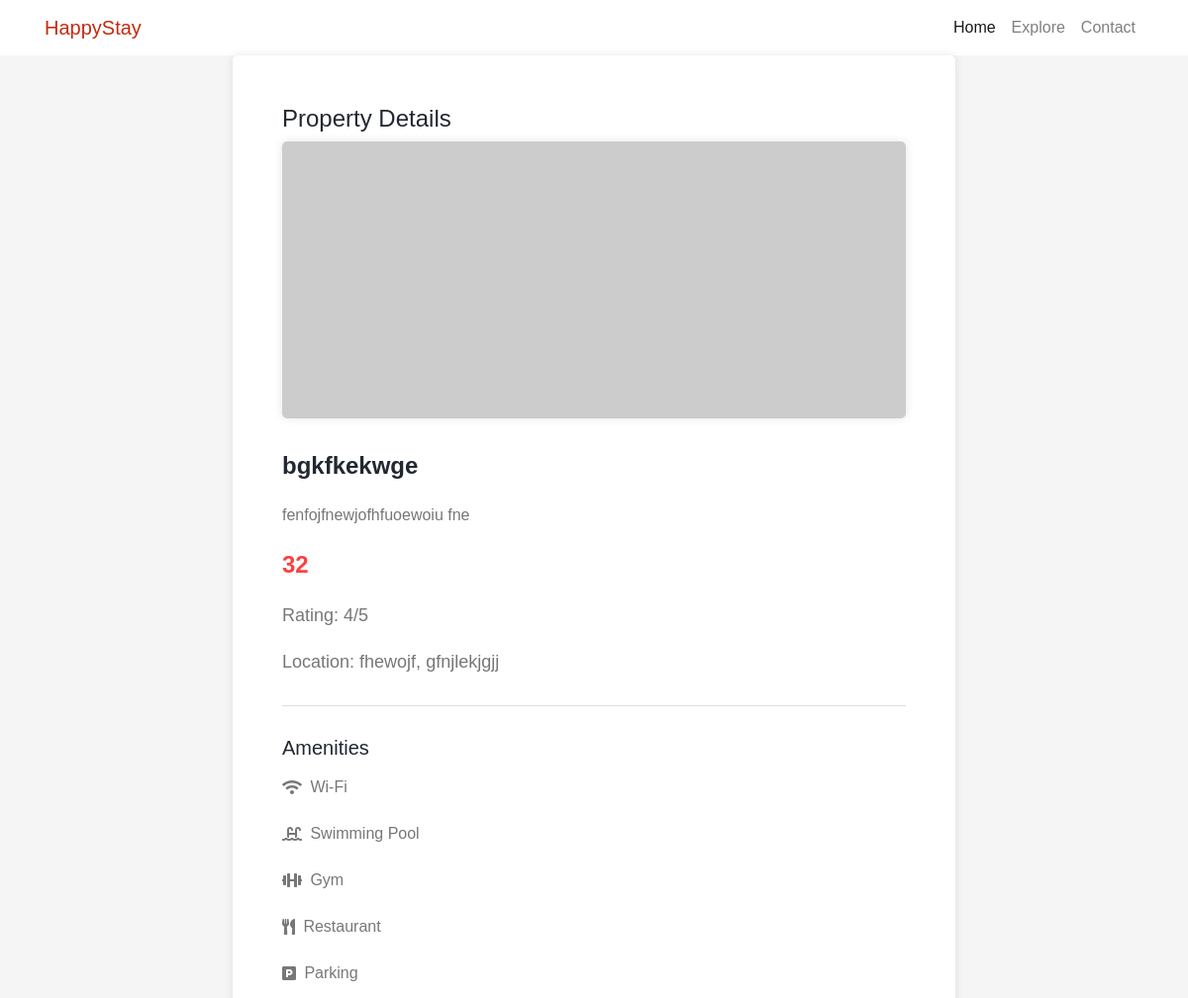
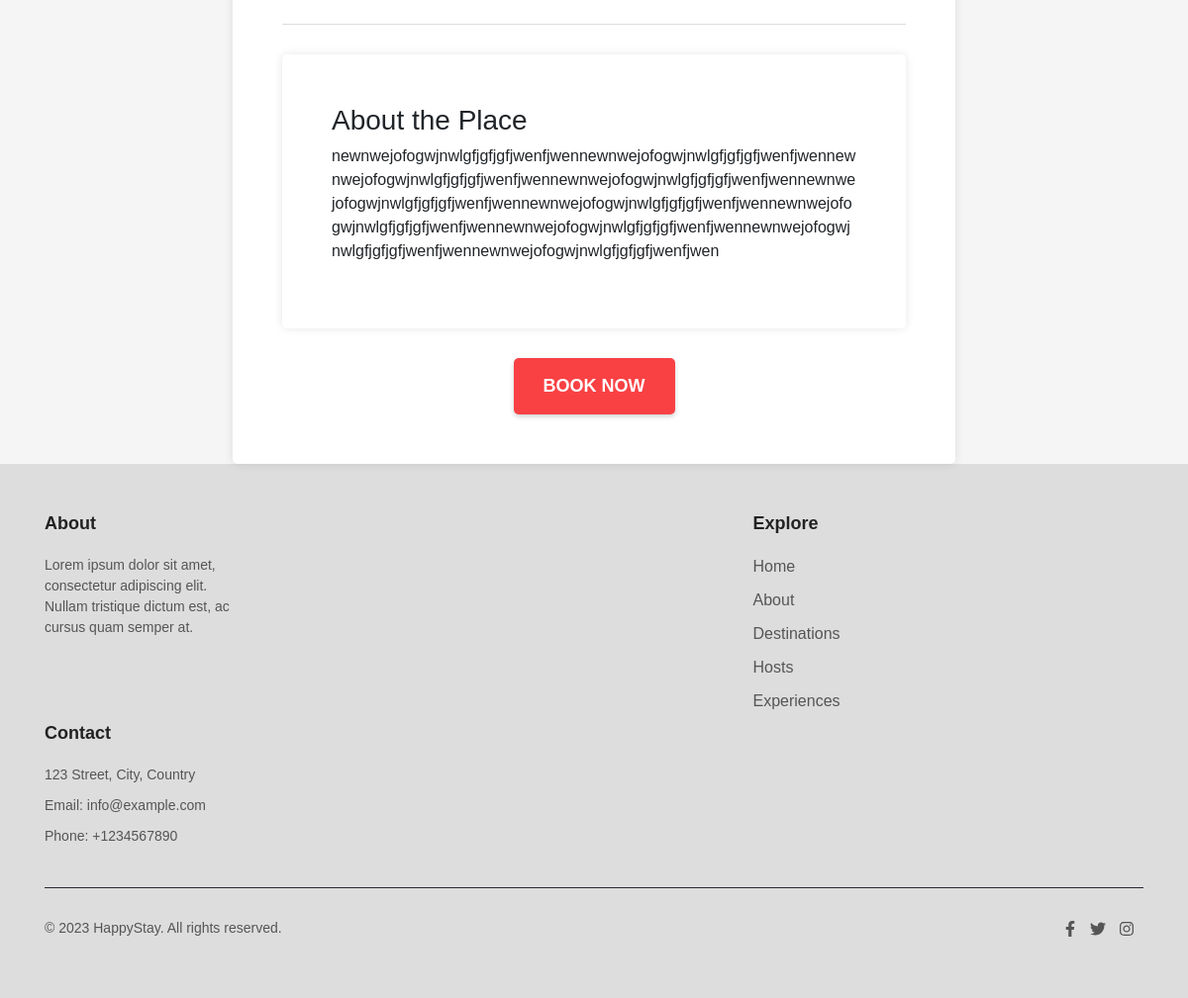
The page /explores/4 on the database its author committed (2 pictures, top to bottom).
### myapp/models.py (models this page shows)
class Explore(models.Model):
    name=models.CharField(max_length=20)
    description=models.CharField(max_length=100)
    rating=models.IntegerField()
    cost=models.CharField(max_length=20)
    city=models.CharField(max_length=20,default='')
    country=models.CharField(max_length=20,default='')
    about=models.CharField(max_length=500,default='')

### myapp/views.py (the view)
# urls.py: path('explores/<str:pk>',views.explore,name='explore'),
def explore(request,pk):
    explore_p=Explore.objects.get(id=pk)
    return render(request,'explore.html',{'explores':explore_p})

### templates/explore.html (shortened to what this page needs)
{% load static %}
<!DOCTYPE html>
<html>
<head>
    <link rel="stylesheet" href="https://stackpath.bootstrapcdn.com/bootstrap/4.5.0/css/bootstrap.min.css">
    <link rel="stylesheet" href="https://cdnjs.cloudflare.com/ajax/libs/font-awesome/5.15.3/css/all.min.css">
    <link rel="stylesheet" href="{% static 'explore.css' %}">
</head>
<body>
    <nav class="navbar navbar-expand-lg navbar-light bg-white">
        <div class="container">
            <a class="navbar-brand" href="#">HappyStay</a>
            <div class="collapse navbar-collapse" id="navbarNav">
                <ul class="navbar-nav ml-auto">
                    <li class="nav-item active">
                        <a class="nav-link" href="{% url 'home'%}">Home</a>
                    </li>
                    <li class="nav-item">
                        <a class="nav-link" href="{% url 'home' %}#goto">Explore</a>
                    </li>
                    <li class="nav-item">
                        <a class="nav-link" href="#">Contact</a>
                    </li>
                </ul>
            </div>
        </div>
    </nav>
    <div class="container">
        <div class="row justify-content-center">
            <div class="col-lg-8">
                <div class="property-details">
                    <h2>Property Details</h2>
                    <div class="image">
                        <img src="https://picsum.photos/900/400
                        " alt="Property Image">
                    </div>
                    <div class="title">{{explores.name}}</div>
                    <div class="description">
                        {{explores.description}}
                    </div>
                    <div class="price">{{explores.cost}}</div>
                    <div class="rating">Rating: {{explores.rating}}/5</div>
                    <div class="location">Location: {{explores.city}}, {{explores.country}}</div>
                    <hr>
                    <div class="amenities">
                        <h3>Amenities</h3>
                        <ul>
                            <li><i class="fas fa-wifi"></i>
                                <pre> </pre> Wi-Fi
                            </li>
                            <li><i class="fas fa-swimming-pool"></i>
                                <pre> </pre> Swimming Pool
                            </li>
                            <li><i class="fas fa-dumbbell"></i>
                                <pre> </pre> Gym
                            </li>
                            <li><i class="fas fa-utensils"></i>
                                <pre> </pre> Restaurant
                            </li>
                            <li><i class="fas fa-parking"></i>
                                <pre> </pre>Parking
                            </li>
                        </ul>
                    </div>
                    <hr>
                    <div class="property-details">
                        <h3>About the Place</h3>
                        <p class="break">
                            {{explores.about}}
                        </p>
                    </div>
                    <div class="button-container">
                        <a href="/book">
                            <button class="button">Book Now</button>
                    </div>
                </div>
            </div>
        </div>
    </div>
    <footer class="footer" style="background-color: #dddddd;">
        <div class="container">
            <div class="row">
                <div class="col-md-4">
                    <h3>About</h3>
                    <p>Lorem ipsum dolor sit amet, consectetur adipiscing elit. Nullam tristique dictum est, ac cursus
                        quam semper at.</p>
                </div>
                <div class="col-md-4">
                    <h3>Explore</h3>
                    <ul class="footer-links">
                        <li><a href="{% url 'home'%}">Home</a></li>
                        <li><a href="#">About</a></li>
                        <li><a href="#">Destinations</a></li>
                        <li><a href="#">Hosts</a></li>
                        <li><a href="#">Experiences</a></li>
                    </ul>
                </div>
                <div class="col-md-4">
                    <h3>Contact</h3>
                    <p>123 Street, City, Country</p>
                    <p>Email: info@example.com</p>
                    <p>Phone: +1234567890</p>
                </div>
            </div>
            <hr style="background-color: #222831; height: 1px;">
            <div class="row">
                <div class="col-md-6">
                    <p>&copy; 2023 HappyStay. All rights reserved.</p>
                </div>
                <div class="col-md-6">
                    <ul class="footer-social">
                        <li><a href="#"><i class="fab fa-facebook-f"></i></a></li>
                        <li><a href="#"><i class="fab fa-twitter"></i></a></li>
                        <li><a href="#"><i class="fab fa-instagram"></i></a></li>
                    </ul>
                </div>
            </div>
        </div>
    </footer>
</body>
</html>

### static/explore.css (style rules this page uses)
.navbar .navbar-brand { color: #c42b10; }
.navbar .nav-link { color: #7b1f1f; }
.navbar .active .nav-link { color: #8c3775; }
body { font-family: Arial, sans-serif; background-color: #f5f5f5; }
.property-details { background-color: #ffffff; padding: 50px; border-radius: 5px; box-shadow: 0px 0px 10px rgba(0, 0, 0, 0.1); }
.property-details h2 { margin-top: 0; color: #222831; font-size: 24px; }
.property-details .image { text-align: center; margin-bottom: 30px; }
.property-details .image img { max-width: 100%; max-height: 400px; border-radius: 5px; box-shadow: 0px 0px 10px rgba(0, 0, 0, 0.1); }
.property-details .title { margin-bottom: 20px; color: #222831; font-size: 24px; font-weight: bold; }
.property-details .description { margin-bottom: 20px; color: #777777; font-size: 16px; line-height: 1.5; }
.property-details .price { margin-bottom: 20px; color: #f94144; font-size: 24px; font-weight: bold; }
.property-details .rating { margin-bottom: 20px; color: #777777; font-size: 18px; }
.property-details .location { margin-bottom: 20px; color: #777777; font-size: 18px; }
.property-details .amenities { margin-bottom: 20px; color: #777777; font-size: 18px; }
.property-details .button-container { display: flex; justify-content: center; margin-top: 30px; }
.property-details .button { padding: 15px 30px; background-color: #f94144; color: #ffffff; border: none; border-radius: 5px; cursor: pointer; font-size: 18px; font-weight: bold; text-transform: uppercase; transition: background-color 0.3s ease; box-shadow: 0px 2px 5px rgba(0, 0, 0, 0.2); }
.amenities { margin-bottom: 20px; }
.amenities h3 { margin-bottom: 10px; color: #222831; font-size: 20px; }
.amenities ul { list-style-type: none; padding-left: 0; }
.amenities li { display: flex; align-items: center; margin-bottom: 10px; color: #777777; font-size: 16px; }
.footer { background-color: #f7f7f7; padding: 50px 0; color: #555555; }
.footer h3 { margin-bottom: 20px; font-size: 18px; font-weight: bold; color: #222222; }
.footer p { margin-bottom: 10px; font-size: 14px; }
.footer a { color: #555555; text-decoration: none; }
.footer-links { list-style: none; padding: 0; margin: 0; }
.footer-links li { margin-bottom: 10px; }
.footer-social { list-style: none; padding: 0; margin: 0; text-align: right; }
.footer-social li { display: inline-block; margin-right: 10px; }
hr { border-top: 1px solid #dddddd; margin-top: 30px; margin-bottom: 30px; }
.break { word-wrap: break-word; overflow-wrap: break-word; }

### rows shown on the page
Explore: name "bgkfkekwge", description "fenfojfnewjofhfuoewoiu fne", cost "32", rating "4", city "fhewojf", country "gfnjlekjgjj", about "newnwejofogwjnwlgfjgfjgfjwenfjwennewnwejofogwjnwlgfjgfjgfjwenfjwennewnwejofogwjnwlgfjgfjgfjwenfjwennewnwejofogwjnwlgfjgfjgfjwenfjwennewnwejofogwjnwlgfjgfjgfjwenfjwennewnwejofogwjnwlgfjgfjgfjwenfjwennewnwejofogwjnwlgfjgfjgfjwenfjwennewnwejofogwjnwlgfjgfjgfjwenfjwennewnwejofogwjnwlgfjgfjgfjwenfjwennewnwejofogwjnwlgfjgfjgfjwenfjwen"
